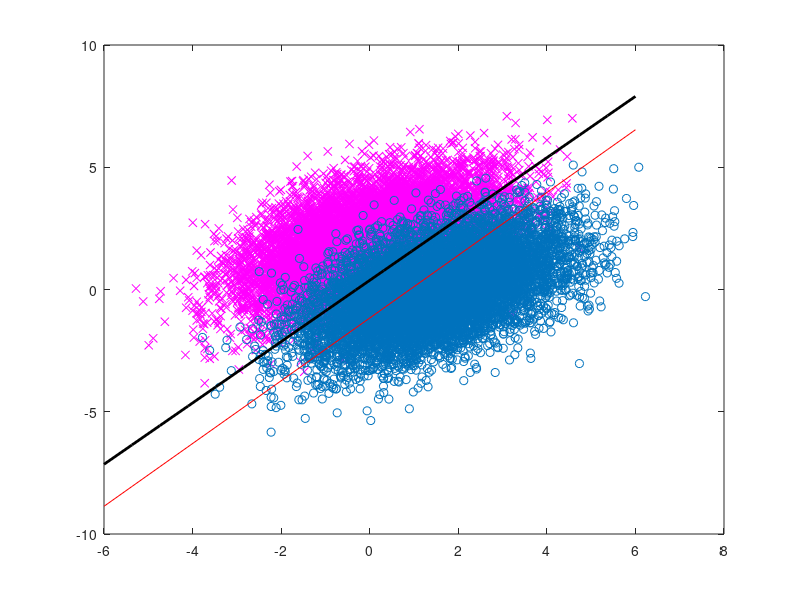

MATLAB code to generate this figure:
N = 10000;
X=randn(N,2);
var_x = var(X);
M = mean(X);
C = [2,1;1,2];
a = chol(C);
Xn =  X*a;
var_xn = var(Xn);
Mn = mean(Xn);
m1 = [0 2];
m2 = [1.5 0];
%X1 = X + kron(ones(N,1),m1);
%X2 = X + kron(ones(N,1),m2);
X1 = Xn + kron(ones(N,1),m1);
X2 = Xn + kron(ones(N,1),m2);
var_x1 = var(X1);
M1 = (mean(X1))';
var_x2 = var(X2);
M2 = (mean(X2))';
%plot(X(:,1),X(:,2),'c.',X1(:,1),X1(:,2),'mx',X2(:,1),X2(:,2),'o');
%plot(X1(:,1),X1(:,2),'mx',X2(:,1),X2(:,2),'o');

X11 = [X1 ones(N,1)];
%plot(X1(:,1),X1(:,2),'mx',X11(:,1),X11(:,2),'o');

ii = randperm(N);
Xtr = X1(ii(1:N/2),:);
ytr = X1(ii(1:N/2),:);
Xts = X1(ii(N/2+1:N),:);
yts = X1(ii(N/2+1:N),:);

%plot(X1(:,1),X1(:,2),'mx',Xtr(:,1),Xtr(:,2),'o',ytr(:,1),ytr(:,2),'d');
%plot(X1(:,1),X1(:,2),'mx',Xtr(:,1),Xtr(:,2),'o',Xts(:,1),Xts(:,2),'d');

%w = randn(3,1);

w = 2*inv(C)*(m2-m1)';

b = m1*inv(C)*m1' - m2*inv(C)*m2';

k = -b/(w(1)/w(2));

x=linspace(-6,6,20);
y = k*x - b;

%plot(X1(:,1),X1(:,2),'mx',X2(:,1),X2(:,2),'o', x, y, 'r', 'LineWidth', 2);
%axis([-5 5 -5 5]); grid on;

wd = randn(3,1);

XS1 = [X1 ones(N,1)];
XS2 = [X2 ones(N,1)];

NN = N;

ii = randperm(NN);

Xtrn1 = XS1(ii(1:NN/4),:);
Xtrn2 = XS2(ii(NN/4+1:NN/2),:);

%ytrn1 = ones(N/2,1);

Xtst1 = XS1(ii(NN/2+1:NN*3/4),:);
Xtst2 = XS2(ii(NN*3/4+1:NN),:);

wd = randn(3,1);


eta = 0.00001;
for j = 1 : N/4
    if (Xtrn1(j,:)*wd <0)
        wd = wd + eta*Xtrn1(j,:)';
    end
end

for j = 1 : N/4
    if (Xtrn2(j,:)*wd >0)
        wd = wd + eta*Xtrn2(j,:)';
    end
end

wp = 0;

for j = 1 : N/4
    if (Xtst1(j,:)*wd <0)
        wp = wp + 1;
    end
end

for j = 1 : N/4
    if (Xtst2(j,:)*wd >0)
        wp = wp + 1;
    end
end

xs=linspace(-6,6,20);
ys = (wd(1)/wd(2))*xs - wd(3);

PercentageError = 100*wp/(N/2);

disp(PercentageError)

%plot(xs, ys, 'k', 'LineWidth', 2);

plot(X1(:,1),X1(:,2),'mx',X2(:,1),X2(:,2),'o', x, y, 'r', xs, ys, 'k', 'LineWidth', 2);

%j = ceil(rand*N/4);
%for iter = 1 : N/4
    %j(iter) = ceil(rand*N/4);
    %disp(j)
%end

%io = linspace(0,250,250);

%plot(io,j);


